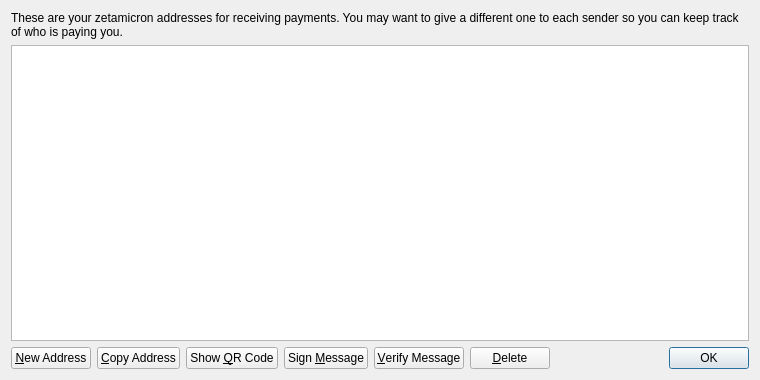
<?xml version="1.0" encoding="UTF-8"?>
<ui version="4.0">
 <class>AddressBookPage</class>
 <widget class="QWidget" name="AddressBookPage">
  <property name="geometry">
   <rect>
    <x>0</x>
    <y>0</y>
    <width>760</width>
    <height>380</height>
   </rect>
  </property>
  <property name="windowTitle">
   <string>Address Book</string>
  </property>
  <layout class="QVBoxLayout" name="verticalLayout">
   <item>
    <widget class="QLabel" name="labelExplanation">
     <property name="text">
      <string>These are your zetamicron addresses for receiving payments. You may want to give a different one to each sender so you can keep track of who is paying you.</string>
     </property>
     <property name="textFormat">
      <enum>Qt::PlainText</enum>
     </property>
     <property name="wordWrap">
      <bool>true</bool>
     </property>
    </widget>
   </item>
   <item>
    <widget class="QTableView" name="tableView">
     <property name="contextMenuPolicy">
      <enum>Qt::CustomContextMenu</enum>
     </property>
     <property name="toolTip">
      <string>Double-click to edit address or label</string>
     </property>
     <property name="tabKeyNavigation">
      <bool>false</bool>
     </property>
     <property name="alternatingRowColors">
      <bool>true</bool>
     </property>
     <property name="selectionMode">
      <enum>QAbstractItemView::SingleSelection</enum>
     </property>
     <property name="selectionBehavior">
      <enum>QAbstractItemView::SelectRows</enum>
     </property>
     <property name="sortingEnabled">
      <bool>true</bool>
     </property>
     <attribute name="verticalHeaderVisible">
      <bool>false</bool>
     </attribute>
    </widget>
   </item>
   <item>
    <layout class="QHBoxLayout" name="horizontalLayout">
     <item>
      <widget class="QPushButton" name="newAddressButton">
       <property name="toolTip">
        <string>Create a new address</string>
       </property>
       <property name="text">
        <string>&amp;New Address</string>
       </property>
       <property name="icon">
        <iconset resource="../bitcoin.qrc">
         <normaloff>:/icons/add</normaloff>:/icons/add</iconset>
       </property>
      </widget>
     </item>
     <item>
      <widget class="QPushButton" name="copyToClipboard">
       <property name="toolTip">
        <string>Copy the currently selected address to the system clipboard</string>
       </property>
       <property name="text">
        <string>&amp;Copy Address</string>
       </property>
       <property name="icon">
        <iconset resource="../bitcoin.qrc">
         <normaloff>:/icons/editcopy</normaloff>:/icons/editcopy</iconset>
       </property>
      </widget>
     </item>
     <item>
      <widget class="QPushButton" name="showQRCode">
       <property name="text">
        <string>Show &amp;QR Code</string>
       </property>
       <property name="icon">
        <iconset resource="../bitcoin.qrc">
         <normaloff>:/icons/qrcode</normaloff>:/icons/qrcode</iconset>
       </property>
      </widget>
     </item>
     <item>
      <widget class="QPushButton" name="signMessage">
       <property name="toolTip">
        <string>Sign a message to prove you own a zetamicron address</string>
       </property>
       <property name="text">
        <string>Sign &amp;Message</string>
       </property>
       <property name="icon">
        <iconset resource="../bitcoin.qrc">
         <normaloff>:/icons/edit</normaloff>:/icons/edit</iconset>
       </property>
      </widget>
     </item>
     <item>
      <widget class="QPushButton" name="verifyMessage">
       <property name="toolTip">
        <string>Verify a message to ensure it was signed with a specified zetamicron address</string>
       </property>
       <property name="text">
        <string>&amp;Verify Message</string>
       </property>
       <property name="icon">
        <iconset resource="../bitcoin.qrc">
         <normaloff>:/icons/transaction_0</normaloff>:/icons/transaction_0</iconset>
       </property>
      </widget>
     </item>
     <item>
      <widget class="QPushButton" name="deleteButton">
       <property name="toolTip">
        <string>Delete the currently selected address from the list</string>
       </property>
       <property name="text">
        <string>&amp;Delete</string>
       </property>
       <property name="icon">
        <iconset resource="../bitcoin.qrc">
         <normaloff>:/icons/remove</normaloff>:/icons/remove</iconset>
       </property>
      </widget>
     </item>
     <item>
      <spacer name="horizontalSpacer">
       <property name="orientation">
        <enum>Qt::Horizontal</enum>
       </property>
       <property name="sizeHint" stdset="0">
        <size>
         <width>40</width>
         <height>20</height>
        </size>
       </property>
      </spacer>
     </item>
     <item>
      <widget class="QDialogButtonBox" name="buttonBox">
       <property name="sizePolicy">
        <sizepolicy hsizetype="Maximum" vsizetype="Fixed">
         <horstretch>0</horstretch>
         <verstretch>0</verstretch>
        </sizepolicy>
       </property>
       <property name="standardButtons">
        <set>QDialogButtonBox::Ok</set>
       </property>
      </widget>
     </item>
    </layout>
   </item>
  </layout>
 </widget>
 <resources>
  <include location="../bitcoin.qrc"/>
 </resources>
 <connections/>
</ui>
